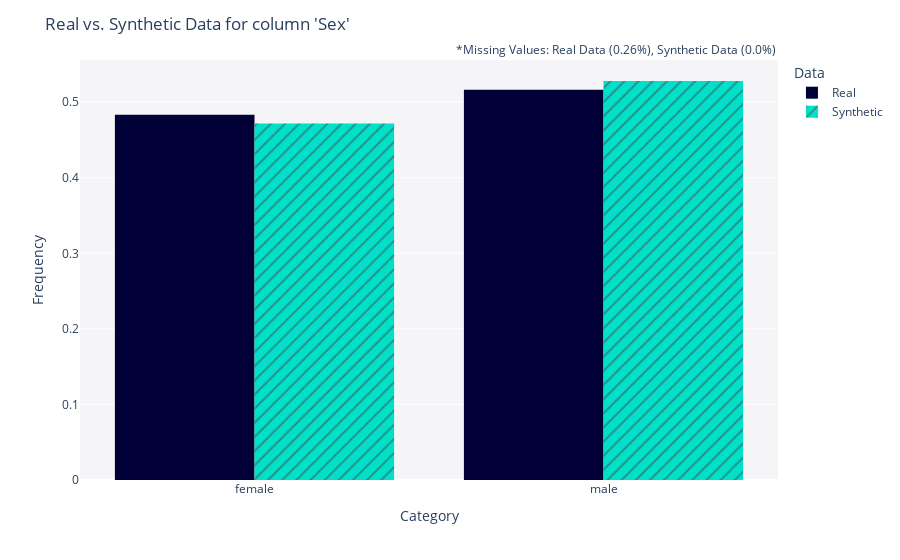

The notebook cell this image was saved under:
### Code cell
from sdv.evaluation.single_table import get_column_plot

fig = get_column_plot(
    real_data=rpad_df,
    synthetic_data=synth_data,
    column_name='Sex',
    metadata=metadata
)
    
fig.show()
fig.write_image(file = f"pages/evaluation/{folder_name}/images/col_plot_sex.png")

### Figure 1 — Plotly figure (JSON) as saved in the notebook; plotly's stock layout.template omitted (floating-point values rounded to 4 significant figures; data arrays with more than 128 entries replaced by an {"elided": "..."} marker saying what was removed)
{"data": [{"alignmentgroup": "True", "bingroup": "x", "histnorm": "probability density", "hovertemplate": "<b>Real</b><br>Frequency: %{y}<extra></extra>", "legendgroup": "Real", "marker": {"color": "#000036", "pattern": {"shape": ""}}, "name": "Real", "offsetgroup": "Real", "orientation": "v", "showlegend": true, "type": "histogram", "x": {"elided": "782 str values"}, "xaxis": "x", "yaxis": "y"}, {"alignmentgroup": "True", "bingroup": "x", "histnorm": "probability density", "hovertemplate": "<b>Synthetic</b><br>Frequency: %{y}<extra></extra>", "legendgroup": "Synthetic", "marker": {"color": "#01E0C9", "pattern": {"shape": "/"}}, "name": "Synthetic", "offsetgroup": "Synthetic", "orientation": "v", "showlegend": true, "type": "histogram", "x": {"elided": "782 str values"}, "xaxis": "x", "yaxis": "y"}], "layout": {"annotations": [{"showarrow": false, "text": "*Missing Values: Real Data (0.26%), Synthetic Data (0.0%)", "x": 1, "xref": "paper", "y": 1.05, "yref": "paper"}], "barmode": "group", "legend": {"title": {"text": "Data"}, "tracegroupgap": 0}, "margin": {"t": 60}, "plot_bgcolor": "#F5F5F8", "title": {"text": "Real vs. Synthetic Data for column 'Sex'"}, "xaxis": {"anchor": "y", "domain": [0, 1], "title": {"text": "Category"}}, "yaxis": {"anchor": "x", "domain": [0, 1], "title": {"text": "Frequency"}}}}
